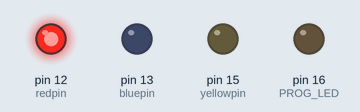
The sketch below on a simulated Arduino Uno, built with avr-gcc and run on an emulated ATmega328P. On the bench: output pins drawn as LEDs (lit = HIGH). What the sketch prints to the serial monitor is not drawn.

Above: at 0.6 s.
At 1.9 s:
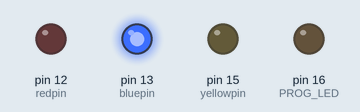
At 3.2 s:
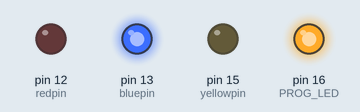
At 4.4 s:
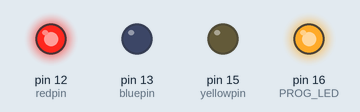
Timing chart, 0 to 6.7 s (numbered marks = the images above):
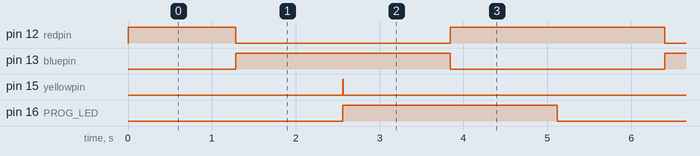

Measured:
- by itself, pin 12 (redpin): repeats every 5.1 s: LOW 2.6 s, HIGH 2.6 s
- by itself, pin 13 (bluepin), pin 16 (PROG_LED): alternates HIGH for 2.6 s and LOW for 2.6 s
- by itself, pin 15 (yellowpin): alternates HIGH for 0.01 s and LOW for 5.1 s

The sketch:

RGB_analogwrite_ESP_LIGHT.ino
```cpp
int redpin = 12;
int bluepin = 13;
int yellowpin = 15;
int PROG_LED = 16;
int val;

void setup() {
  pinMode(redpin, OUTPUT);
  pinMode(bluepin, OUTPUT);
  pinMode(yellowpin, OUTPUT);
  pinMode(PROG_LED, OUTPUT);
  Serial.begin(9600);
}

void loop()
{
  for (val = 255; val > 0; val--)
  {
    analogWrite(redpin, val);
    analogWrite(bluepin, 255 - val);
    analogWrite(yellowpin, 128 - val);
    delay(10);
  }
    digitalWrite(PROG_LED, HIGH);

  for (val = 0; val < 255; val++)
  {
    analogWrite(redpin, val);
    analogWrite(bluepin, 255 - val);
    analogWrite(yellowpin, 128 - val);
    delay(10);
  }
    digitalWrite(PROG_LED, LOW);

  Serial.println(val, DEC);
}
```
